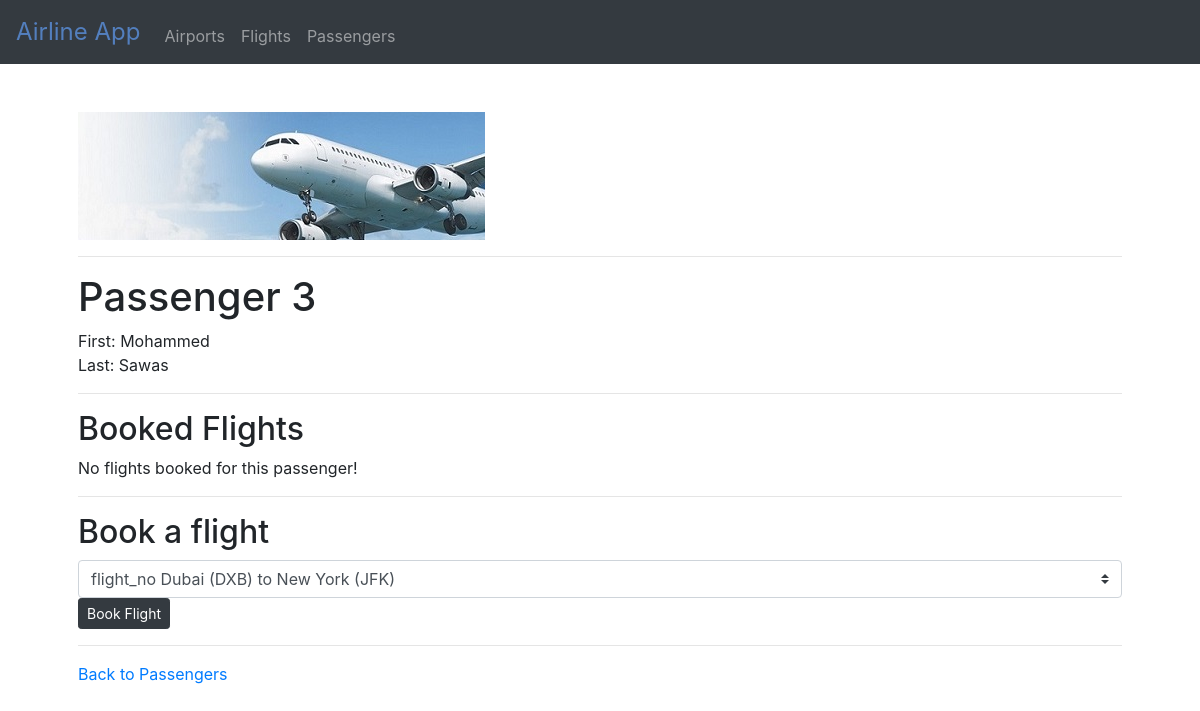
The page /passengers/3 on the database as committed earlier.
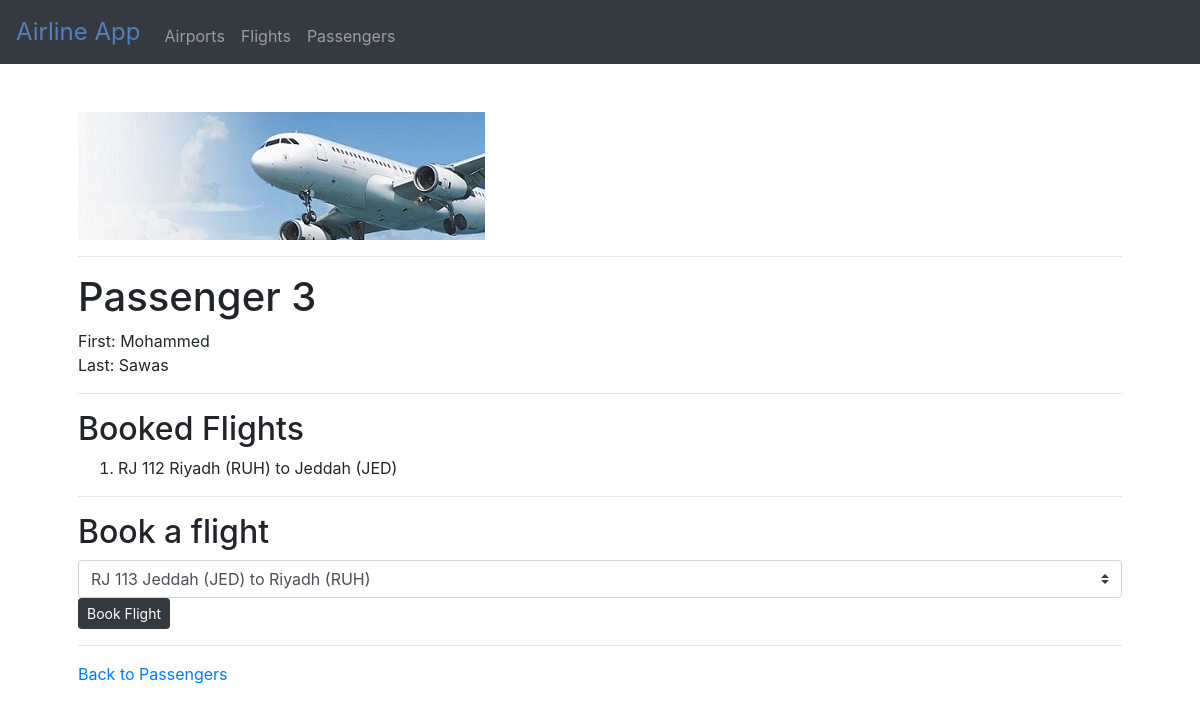
The same page on the database as committed later.
### flights/models.py (models this page shows)
class Flight(models.Model):
    flight_no = models.CharField(max_length=10)
    origin = models.ForeignKey(Airport, on_delete=models.CASCADE, related_name='departures')
    destination = models.ForeignKey(Airport, on_delete=models.CASCADE, related_name='arrivals')
    departure_date = models.DateTimeField(default=timezone.now)
    arriving_date = models.DateTimeField(default=timezone.now)
    flight_duration = models.CharField(max_length=6)
    def __str__(self):
        return f"{self.flight_no} {self.origin} to {self.destination}"

class Airport(models.Model):
    code = models.CharField(max_length=3)
    city = models.CharField(max_length=30)
    def __str__(self):
        return f"{self.city} ({self.code})"

### flights/views.py (the view)
# urls.py: path('passengers/<int:passenger_id>', views.passenger, name="passenger"),
def passenger(request, passenger_id):
    try:
        passenger = Passenger.objects.get(pk=passenger_id)
    except Passenger.DoesNotExist:
        raise Http404("Passenger does not exist")
    context = {
        "passenger": passenger,
        "flights": passenger.flights.all(),
        "non_flights": Flight.objects.exclude(passengers=passenger)
    }
    return render(request, 'flights/passenger.html', context)

### flights/templates/flights/passenger.html (shortened to what this page needs)
{% extends "flights/layout.html" %}
{% block body %}
    <h1>Passenger {{ passenger.id }}</h1>
        <li>First: {{ passenger.first }}</li>
        <li>Last: {{ passenger.last }}</li>
    <hr>
    <h2>Booked Flights</h2>
    {% for flight in flights %}
        <ol>
            <li>{{ flight }}</li>
        </ol>
    {% empty %}
        No flights booked for this passenger!
    {% endfor %}
    <hr>
    <h2>Book a flight</h2>
    {% if non_flights %}
    <div class="form-group">
        <form action="{% url 'book' passenger.id %}" method="post">
            <select name="flight" class="custom-select">
                {% for flight in non_flights %}
                    <option value="{{ flight.id }}">{{ flight }}</option>
                {% endfor %}
            </select>
            <button class="btn btn-dark btn-sm">Book Flight</button>
        </form>
    </div>
    {% else %}
        <div>No flights to book!</div>
    {% endif %}
    <hr>
    <div>
        <a href="{% url 'passengers' %}">Back to Passengers</a>
    </div>
{% endblock %}

Rows that differ between the two databases and show on the page:
now on this page (row edited): Flight: flight_no+origin+destination "RJ 112 Riyadh (RUH) to Jeddah (JED)"
Other text that changed with them:
form field flight: "flight_no Dubai (DXB) to New York (JFK)" → "RJ 113 Jeddah (JED) to Riyadh (RUH)"
text no longer shown: "No flights booked for this passenger!"
